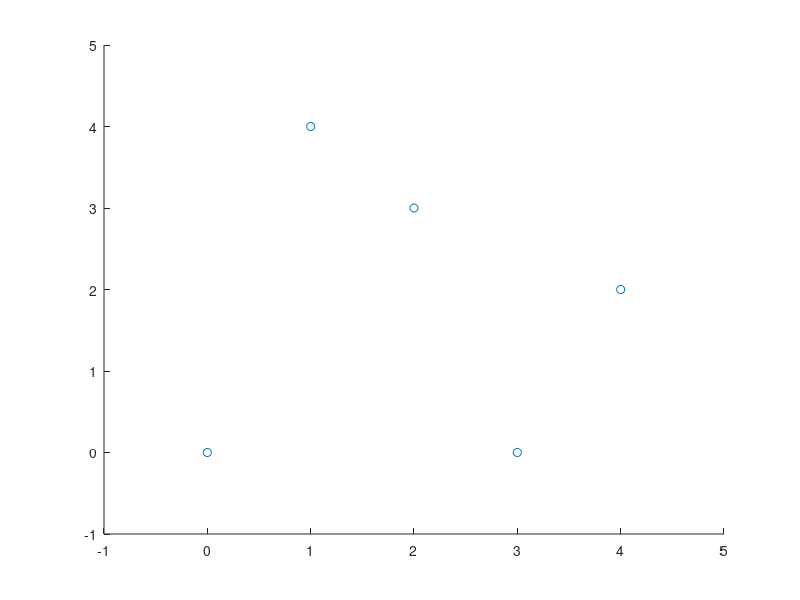

Here is the MATLAB script that generated this plot: (Note: this script raises an error after producing the figure.)
%% clear & close
clear all;
close all;

%% setup and enter data
% add all files to working directory
addpath(genpath('.'));

% set vectors
x1 = [0 0];
x2 = [2 3];
x3 = [1 4];
x4 = [4 2];
x5 = [3 0];


%% Explorative: plot data
% create data vector
data = [x1; x2; x3; x4; x5];


% plot data
figure(1);
scatter(data(:,1),data(:,2));
xlim([-1 5]);
ylim([-1 5]);
%% question 1

% create cluster division
c1 = [x1;x2;x3];
c2 = [x4;x5];
avg_c1 = (x1 + x2 + x3) / 3;
avg_c2 = (x4 + x5)      / 2;

% print result
disp('Question 1');
calculateJe(c1, c2, avg_c1,avg_c2);

%% question 2

% create cluster division
c1 = [x2; x3; x5];
c2 = [x1; x4];
avg_c1 = (x2 + x3 + x5) / 3;
avg_c2 = (x1 + x4)      / 2;

% print result
disp('Question 2');
calculateJe(c1, c2, avg_c1,avg_c2);

%% question 3

% create cluster division
c1 = x4;
c2 = [x1; x2; x3; x5];
avg_c1 = x4;
avg_c2 = (x1 + x2 + x3 + x5) / 4;

% print result
disp('Question 3');
calculateJe(c1, c2, avg_c1,avg_c2);

%% question 4

% create cluster division
c1 = [x3; x5];
c2 = [x1; x2; x4];
avg_c1 = (x3 + x5)       / 2;
avg_c2 = (x1 + x2 + x4)  / 3;

% print result
disp('Question 4');
calculateJe(c1, c2, avg_c1,avg_c2);
